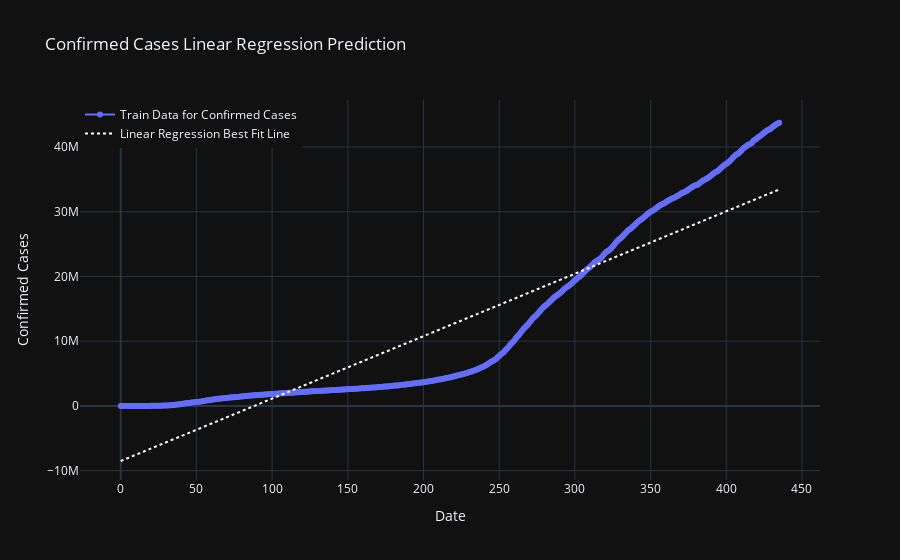

Notebook code cell kept with this figure:
### Code cell
plt.figure(figsize=(11,6))
prediction_linreg=lin_reg.predict(np.array(datewise["Days"]).reshape(-1,1))
linreg_output=[]
for i in range(prediction_linreg.shape[0]):
    linreg_output.append(prediction_linreg[i][0])

fig=go.Figure()
fig.add_trace(go.Scatter(x=datewise.index, y=datewise["confirmed"],
                    mode='lines+markers',name="Train Data for Confirmed Cases"))
fig.add_trace(go.Scatter(x=datewise.index, y=linreg_output,
                    mode='lines',name="Linear Regression Best Fit Line",
                    line=dict(color='white', dash='dot')))
fig.update_layout(title="Confirmed Cases Linear Regression Prediction",
                 xaxis_title="Date",yaxis_title="Confirmed Cases",legend=dict(x=0,y=1,traceorder="normal"))
fig.show()

### Figure 1 — Plotly figure (JSON) as saved in the notebook; plotly's stock layout.template omitted (floating-point values rounded to 4 significant figures; data arrays with more than 128 entries replaced by an {"elided": "..."} marker saying what was removed)
{"data": [{"mode": "lines+markers", "name": "Train Data for Confirmed Cases", "type": "scatter", "x": {"elided": "436 int values"}, "y": {"elided": "436 int values"}}, {"line": {"color": "white", "dash": "dot"}, "mode": "lines", "name": "Linear Regression Best Fit Line", "type": "scatter", "x": {"elided": "436 int values"}, "y": {"elided": "436 float values"}}], "layout": {"legend": {"traceorder": "normal", "x": 0, "y": 1}, "title": {"text": "Confirmed Cases Linear Regression Prediction"}, "xaxis": {"title": {"text": "Date"}, "type": "linear", "range": [-26.5, 461.5], "autorange": true}, "yaxis": {"title": {"text": "Confirmed Cases"}, "type": "linear", "range": [-11460000.0, 47520000.0], "autorange": true}, "autosize": true}}
